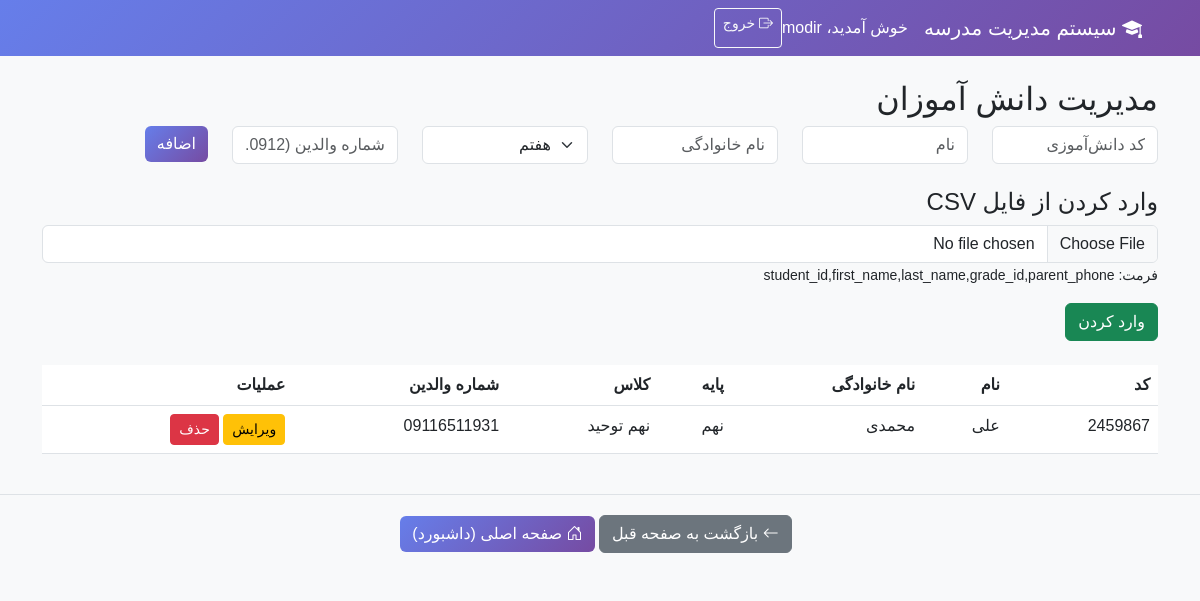
The app's page /admin/students (signed in) with its own data.
### models.py (models this page shows)
class Student(db.Model):
    id = db.Column(db.Integer, primary_key=True)
    student_id = db.Column(db.String(20), unique=True, nullable=False)
    first_name = db.Column(db.String(50), nullable=False)
    last_name = db.Column(db.String(50), nullable=False)
    grade_id = db.Column(db.Integer, db.ForeignKey('grade.id'), nullable=False)
    class_id = db.Column(db.Integer, db.ForeignKey('class.id'), nullable=True)
    parent_phone = db.Column(db.String(15), nullable=True)  # شماره والدین
    scores = db.relationship('Score', back_populates='student', lazy=True)
    skills = db.relationship('SkillScore', back_populates='student', lazy=True)
    attendances = db.relationship('Attendance', back_populates='student', lazy=True)
    discipline_scores = db.relationship('DisciplineScore', back_populates='student', lazy=True)
    grade = db.relationship('Grade')
    class_ = db.relationship('Class', back_populates='students')

class Grade(db.Model):
    id = db.Column(db.Integer, primary_key=True)
    name = db.Column(db.String(20), nullable=False)
    classes = db.relationship('Class', back_populates='grade', lazy=True)

class Class(db.Model):
    id = db.Column(db.Integer, primary_key=True)
    name = db.Column(db.String(50), nullable=False)
    grade_id = db.Column(db.Integer, db.ForeignKey('grade.id'), nullable=False)
    students = db.relationship('Student', back_populates='class_', lazy=True)
    subjects = db.relationship('Subject', back_populates='class_', lazy=True)
    class_teachers = db.relationship('TeacherClass', back_populates='class_', lazy=True, cascade='all, delete-orphan')
    attendances = db.relationship('Attendance', back_populates='class_', lazy=True)
    grade = db.relationship('Grade', back_populates='classes')

### routes/admin.py (the view)
@admin_bp.route('/students')
@login_required(role='admin')
def manage_students():
    students = Student.query.all()
    grades = Grade.query.all()
    return render_template('manage_students.html', students=students, grades=grades)

### routes/general.py (called while the page is built)
def login_required(role='any'):
    def decorator(f):
        @wraps(f)
        def decorated_function(*args, **kwargs):
            if 'user_id' not in session:
                flash('لطفا وارد شوید', 'error')
                return redirect(url_for('general.login'))
            if role == 'admin' and session.get('role') != 'admin':
                flash('دسترسی محدود به ادمین', 'error')
                return redirect(url_for('general.login'))
            return f(*args, **kwargs)
        return decorated_function
    return decorator

### templates/manage_students.html
            {% extends "base.html" %}
            {% block content %}
            <h2>مدیریت دانش آموزان</h2>
            <form method="POST" action="{{ url_for('admin.add_student') }}" class="mb-4">
                <div class="row">
                    <div class="col-md-2">
                        <input type="text" name="student_id" class="form-control" placeholder="کد دانش‌آموزی" required>
                    </div>
                    <div class="col-md-2">
                        <input type="text" name="first_name" class="form-control" placeholder="نام" required>
                    </div>
                    <div class="col-md-2">
                        <input type="text" name="last_name" class="form-control" placeholder="نام خانوادگی" required>
                    </div>
                    <div class="col-md-2">
                        <select name="grade_id" class="form-select" required>
                            {% for grade in grades %}
                            <option value="{{ grade.id }}">{{ grade.name }}</option>
                            {% endfor %}
                        </select>
                    </div>
                    <div class="col-md-2">
                        <input type="text" name="parent_phone" class="form-control" placeholder="شماره والدین (0912...)">
                    </div>
                    <div class="col-md-2">
                        <button type="submit" class="btn btn-primary">اضافه</button>
                    </div>
                </div>
            </form>
            <h4>وارد کردن از فایل CSV</h4>
            <form method="POST" action="{{ url_for('admin.import_students') }}" enctype="multipart/form-data">
                <div class="mb-3">
                    <input type="file" name="csv_file" class="form-control" accept=".csv" required>
                    <small>فرمت: student_id,first_name,last_name,grade_id,parent_phone</small>
                </div>
                <button type="submit" class="btn btn-success">وارد کردن</button>
            </form>
            <table class="table mt-4">
                <thead>
                    <tr><th>کد</th><th>نام</th><th>نام خانوادگی</th><th>پایه</th><th>کلاس</th><th>شماره والدین</th><th>عملیات</th></tr>
                </thead>
                <tbody>
                    {% for student in students %}
                    <tr>
                        <td>{{ student.student_id }}</td>
                        <td>{{ student.first_name }}</td>
                        <td>{{ student.last_name }}</td>
                        <td>{{ student.grade.name if student.grade else '' }}</td>
                        <td>{{ student.class_.name if student.class_ else 'بدون کلاس' }}</td>
                        <td>{{ student.parent_phone or 'عدم ثبت' }}</td>
                        <td>
                            <a href="{{ url_for('admin.edit_student', student_id=student.id) }}" class="btn btn-sm btn-warning">ویرایش</a>
                            <a href="{{ url_for('admin.delete_student', student_id=student.id) }}" class="btn btn-sm btn-danger" onclick="return confirm('حذف شود؟')">حذف</a>
                        </td>
                    </tr>
                    {% endfor %}
                </tbody>
            </table>
            {% endblock %}

### templates/base.html (style rules this page uses)
body { font-family: 'Vazir', sans-serif; background-color: #f8f9fa; }
.btn-primary { background: linear-gradient(135deg, #667eea 0%, #764ba2 100%); border: none; }

### records on screen
Student: student_id "2459867", first_name "علی", last_name "محمدی", grade "نهم", class_ "نهم توحید", parent_phone "09116511931"

### other values on screen
{{ session.get('username') }} "modir"
form field grade_id "هفتم"
